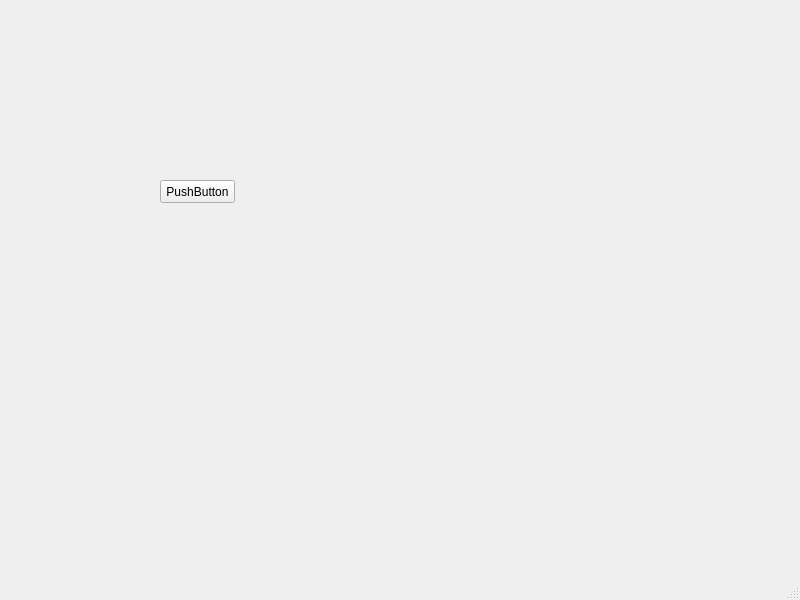
<?xml version="1.0" encoding="UTF-8"?>
<ui version="4.0">
 <class>MainWindow</class>
 <widget class="QMainWindow" name="MainWindow">
  <property name="geometry">
   <rect>
    <x>0</x>
    <y>0</y>
    <width>800</width>
    <height>600</height>
   </rect>
  </property>
  <property name="windowTitle">
   <string>MainWindow</string>
  </property>
  <widget class="QWidget" name="centralwidget">
   <widget class="QPushButton" name="pushButton">
    <property name="geometry">
     <rect>
      <x>160</x>
      <y>180</y>
      <width>75</width>
      <height>23</height>
     </rect>
    </property>
    <property name="text">
     <string>PushButton</string>
    </property>
   </widget>
  </widget>
  <widget class="QMenuBar" name="menubar">
   <property name="geometry">
    <rect>
     <x>0</x>
     <y>0</y>
     <width>800</width>
     <height>23</height>
    </rect>
   </property>
  </widget>
  <widget class="QStatusBar" name="statusbar"/>
 </widget>
 <resources/>
 <connections/>
</ui>
